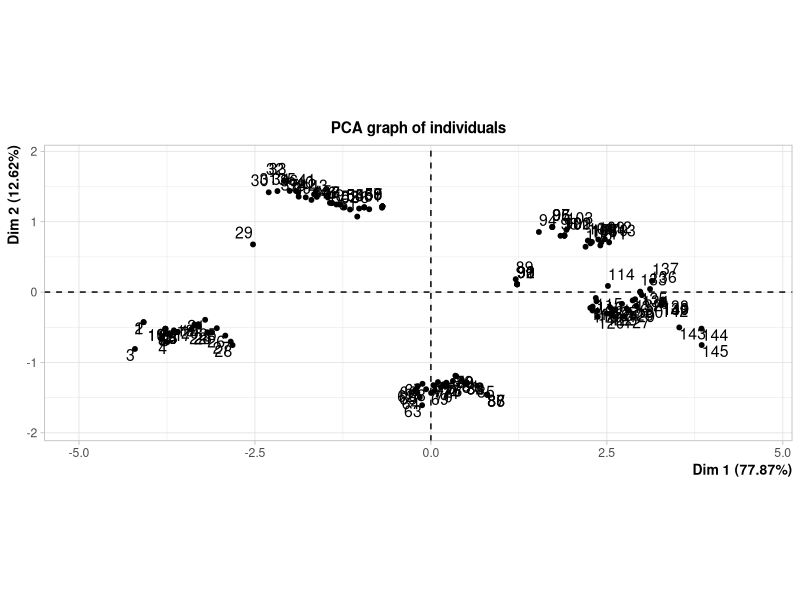
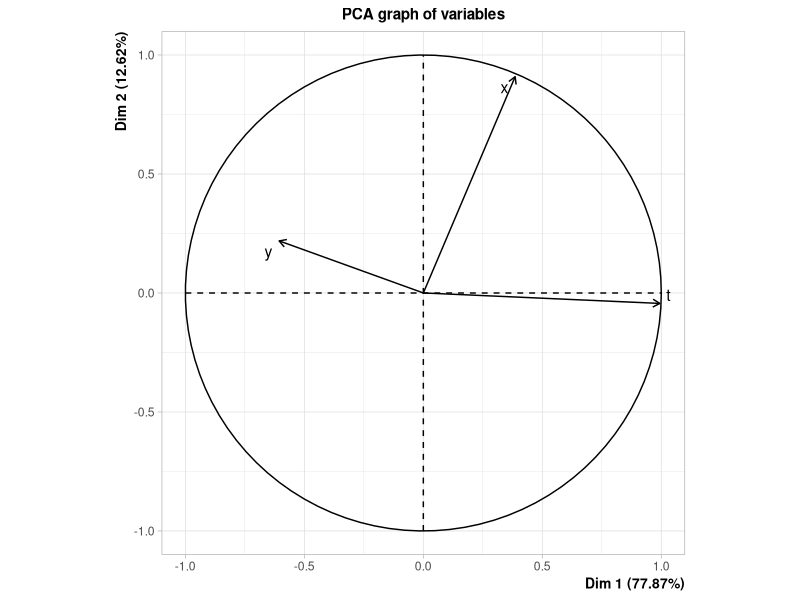
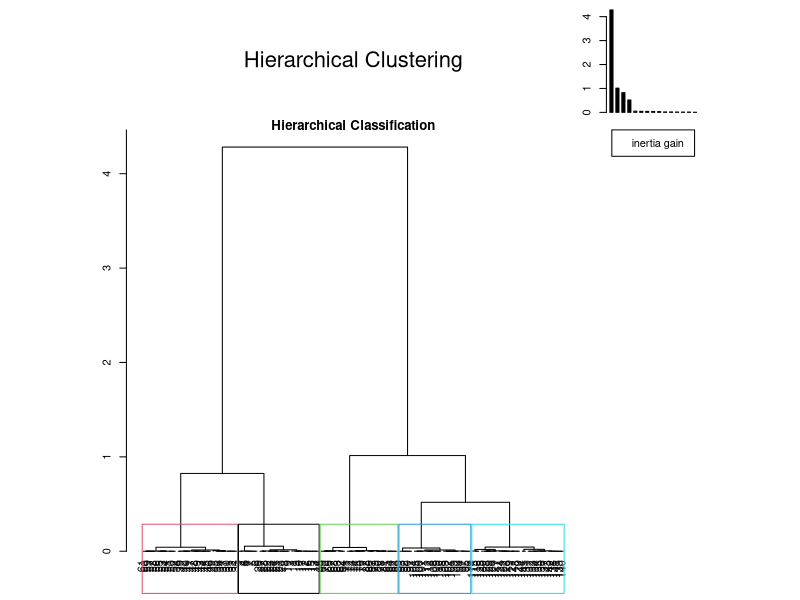
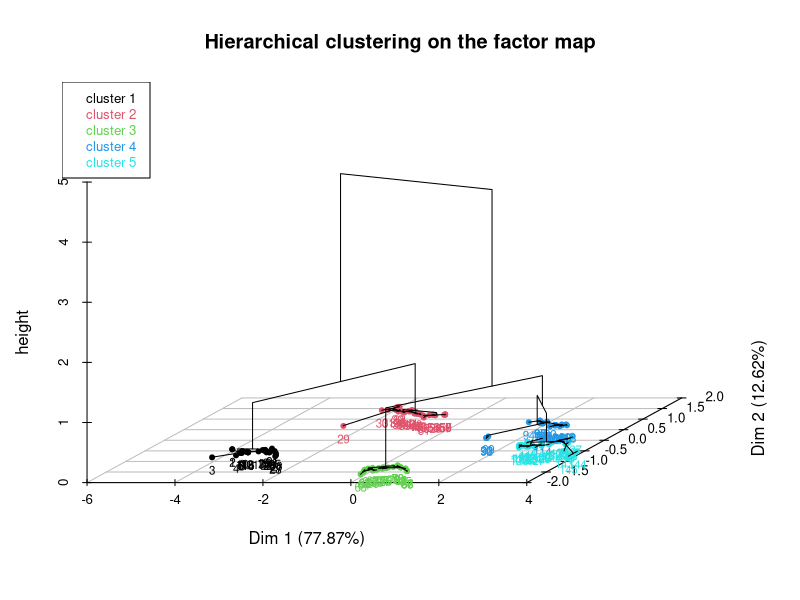
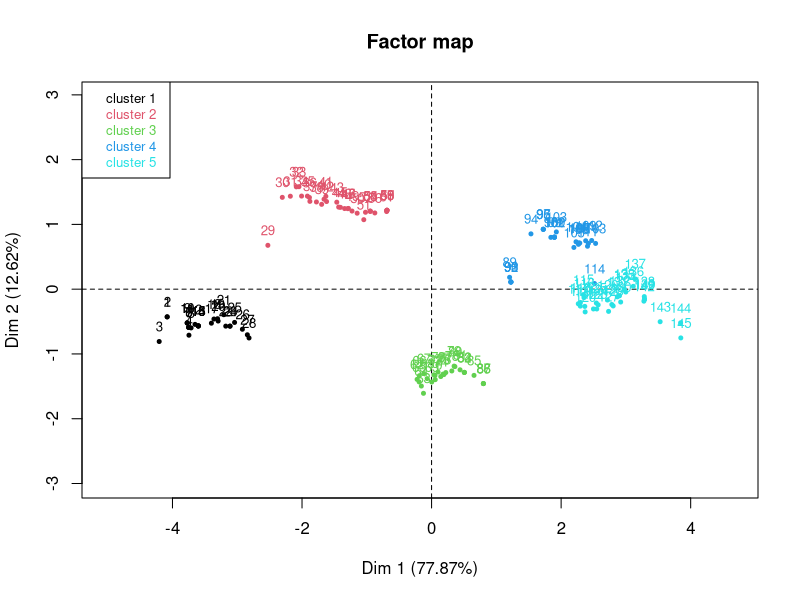
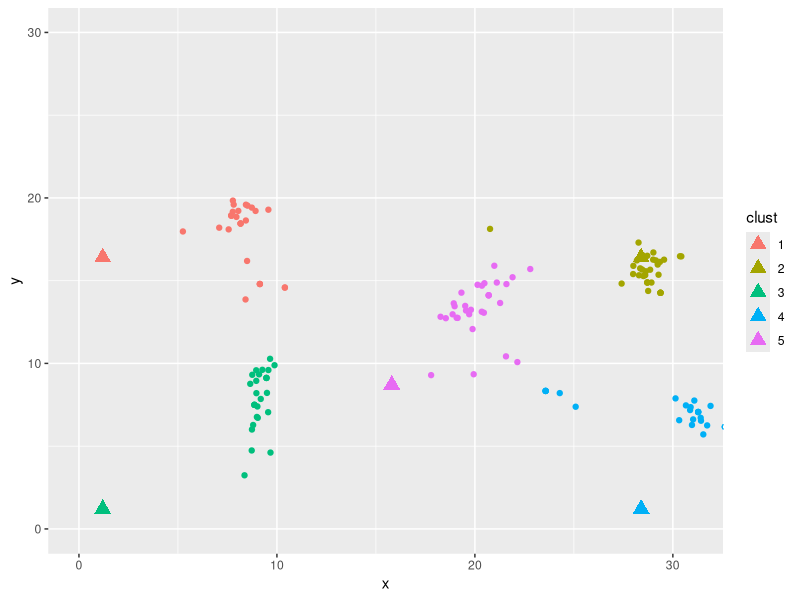
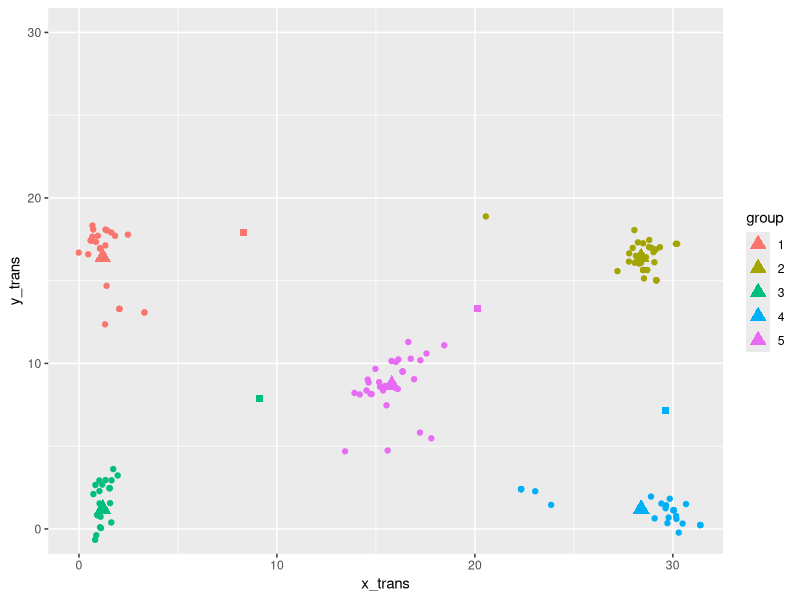
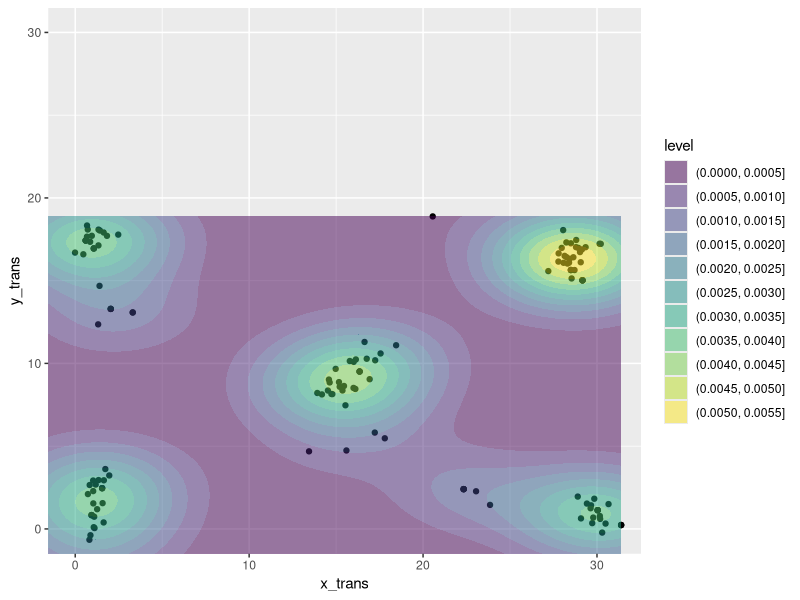

Reproduce these figures in R, in order.

##############################
##### NEW DATA : HEAT MAPS  ##
##############################
library(FactoMineR)
library(tidyverse)
library(ggplot2)

## generer des heat maps : new data 
data = read.table("data/record_correctionAndStimuli.txt")
head(data)

x =  data$V1 * 31
y = (1 - data$V2) * 17.4

df = data.frame(cbind(x,y, t = data$V3))
df$t =( df$t - df$t[1])/1000


xvec <- c(1.2, 28.4, 1.2, 28.4, 15.8 )

yvec <- c(16.4, 16.4, 1.2, 1.2, 8.7)

df_bon <- data.frame(x=xvec,y=yvec)
df_bon$name = rownames((df_bon))
head(df_bon)

# on selectionne les 1é premiere seconde pour la correction versus après pour le stimuli.
df_correction = df[df$t < 12,]
df_stimuli = df[df$t >= 12,]

# classif sur les point de correction 
acp = FactoMineR::PCA(df_correction, col.w = c(1,1,5))
res.hcpc = HCPC(acp, nb.clust = 5,  consol = TRUE)
df_correction = res.hcpc$data.clust
head(df_correction)
df_correction$clust

### si on veut réordonner une variable catégorielle en fonction d'une variable continue
###fct_reorder(df$color, df$a, min)


df_joint = full_join(df_correction, df_bon, by=c("clust"="name"))
colnames(df_joint) = c("x_eye", "y_eye", "t", "group", "x_paper", "y_paper")


# plot des points réels et des regards
ggplot() + 
  geom_point(data = df_correction, aes(x,y, color = clust)) + 
  coord_cartesian(xlim = c(0,31), ylim = c(0,30)) +
  geom_point(data = df_bon, aes(x,y, color = name), shape = 17, cex = 4)


# calculs barycentre  
barycentre_coord = df_joint %>% group_by(group) %>% 
  summarise(mean_x = mean(x_eye), 
            mean_y = mean(y_eye))

# on créé un data frame avec les nouvelles coordonnées des points du regards, translaté
# par le vecteur point papier -> barycentre
translation_mat = full_join(df_joint , barycentre_coord,by=c("group"="group"))
translation_mat$x_diff = translation_mat$x_paper - translation_mat$mean_x
translation_mat$y_diff = translation_mat$y_paper - translation_mat$mean_y

translation_mat$x_trans = translation_mat$x_eye + translation_mat$x_diff
translation_mat$y_trans = translation_mat$y_eye + translation_mat$y_diff


head(translation_mat)

# on plot les nouvelles coordonnées translaté 
ggplot() + 
  geom_point(data = translation_mat, aes(x_trans,y_trans, color = group)) + 
  coord_cartesian(xlim = c(0,31), ylim = c(0,30)) +
  geom_point(data = df_bon, aes(x,y, color = name), shape = 17, cex = 4) + 
  geom_point(data = barycentre_coord, aes(mean_x,mean_y, color = group), shape = 15, cex = 2) 

## geom density 2D 
ggplot(data=translation_mat,aes(x_trans,y_trans)) + 
  geom_point() + 
  geom_density_2d_filled(adjust = 2/3, alpha = 0.5)+
  coord_cartesian(xlim = c(0,31), ylim = c(0,30)) 


##### on applique la translation a notre JDD : 
head(translation_mat)
head(df_stimuli)
head(df_bon)

df_bon_pivot <- df_bon %>% 
  pivot_wider(names_from = name, 
              values_from = c(x,y))

barycentre_pivot <- barycentre_coord %>% 
  pivot_wider(names_from = group, 
              values_from = c(mean_x,mean_y))

# on duplique les lignes qu'on vient de faire 
n = dim(df_stimuli)[1]
df_bon_duplicate = df_bon_pivot[rep(seq_len(nrow(df_bon_pivot)), each = n), ]
barycentre_duplicate = barycentre_pivot[rep(seq_len(nrow(df_bon_pivot)), each = n),]

#on bind les columns des trois df créé précédement. 
df_stimuli_recardage = cbind(df_stimuli, df_bon_duplicate, barycentre_duplicate)
col = colnames(df_stimuli_recardage)

nb_clust = 5
# on créé les 5 variable distance des 5 barycentres
# code A ADAPTER SI ON A PLUS QUE 5 CLUSTER / REFLECHIR COMMENT AUTOMATISER CA ! 
for (k in 1:nb_clust){
  vec_temp = sqrt( (df_stimuli_recardage$x - df_stimuli_recardage[,(12+k)])^2 +
                    (df_stimuli_recardage$y - df_stimuli_recardage[,(17+k)])^2 )
  df_stimuli_recardage = cbind(df_stimuli_recardage, vec_temp )
}
colnames(df_stimuli_recardage) = c( col, "dist1", "dist2", "dist3", "dist4", "dist5")
df_stimuli_recardage$dist_max = apply(df_stimuli_recardage[,c( "dist1", "dist2", "dist3", 
                                                               "dist4", "dist5")], 1, FUN=max)
# on crée les 5 variable de poids (1 par cluster)
# le poid etant egual a 1- d/D 
# d la distance au barycentre, D etant la distance max a un barycentre
col = colnames(df_stimuli_recardage)
for (k in 1:nb_clust){
  vec_temp = 1 - df_stimuli_recardage[,23 + k] / df_stimuli_recardage$dist_max
  df_stimuli_recardage = cbind(df_stimuli_recardage, vec_temp )
}

colnames(df_stimuli_recardage) = c(col, "poid1", "poid2", "poid3", "poid4", "poid5")
attach(df_stimuli_recardage)

# on calcule new_x et new_y comme une translation par conbinaison lineaire
# des vecteurs barycentre -> cible
df_stimuli_recardage$new_x = df_stimuli_recardage$x + ( (x_1-mean_x_1)*poid1 + (x_2-mean_x_2)*poid2  + (x_3-mean_x_3)*poid3  + 
                              (x_4-mean_x_4)*poid4  + (x_5-mean_x_5)*poid5 )
df_stimuli_recardage$new_y = df_stimuli_recardage$y + ( (y_1-mean_y_1)*poid1 + (y_2-mean_y_2)*poid2  + (y_3-mean_y_3)*poid3  + 
                                    (y_4-mean_y_4)*poid4  + (y_5-mean_y_5)*poid5 )


head(df_stimuli_recardage)

dim(df_stimuli_recardage)
# plot des points de correction et des points stimuli
ggplot() + 
  geom_point(data = df_correction, aes(x,y, color = clust)) + 
  coord_cartesian(xlim = c(0,31), ylim = c(0,30)) +
  geom_point(data = df_bon, aes(x,y, color = name), shape = 17, cex = 4)+
  geom_point(data = df_stimuli_recardage, aes(x = x, y=y), alpha = 0.3, color = "blue")
  
  
# on plot les nouvelles coordonnées translaté 
ggplot() + 
  geom_point(data = translation_mat, aes(x_trans,y_trans, color = group)) + 
  coord_cartesian(xlim = c(-5,31), ylim = c(-10,30)) +
  geom_point(data = df_bon, aes(x,y, color = name), shape = 17, cex = 4) +
  geom_point(data = df_stimuli_recardage, aes(x = new_x, y=new_y), alpha = 0.3, color = "blue")
